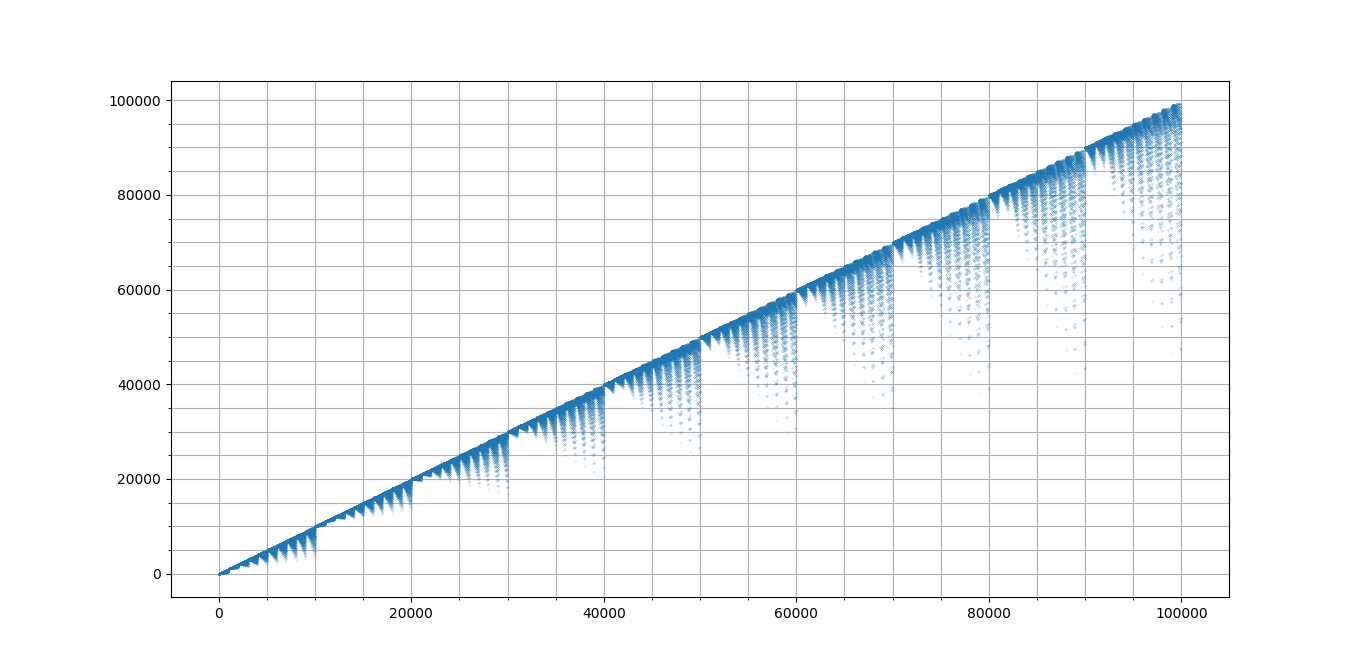

Recreate this plot in Python.
#!/usr/bin/env python3
# wisteria.py


import numpy as np
import matplotlib.pyplot as plt
from functools import reduce


def wisteria(num):
    non_zero_digits = [int(x) for x in str(num) if x != '0']
    if num == 0:
        return 0
    return num - reduce(lambda x, y: x*y, non_zero_digits)



fig, ax = plt.subplots(1)

X = np.arange(100000)

wisteriavector = np.vectorize(wisteria)
ax.plot(X, wisteriavector(X), ".", markersize=0.2)

ax.minorticks_on()
ax.grid(True, which="both")
plt.show()
